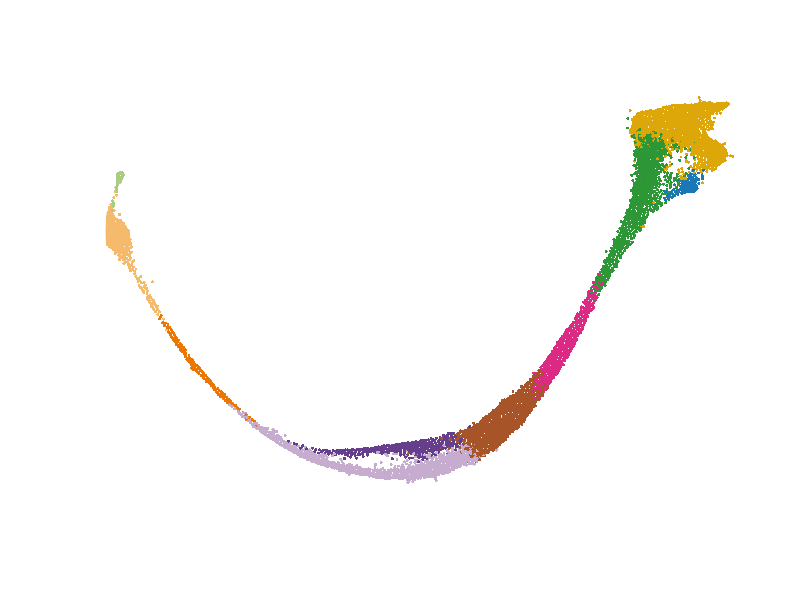
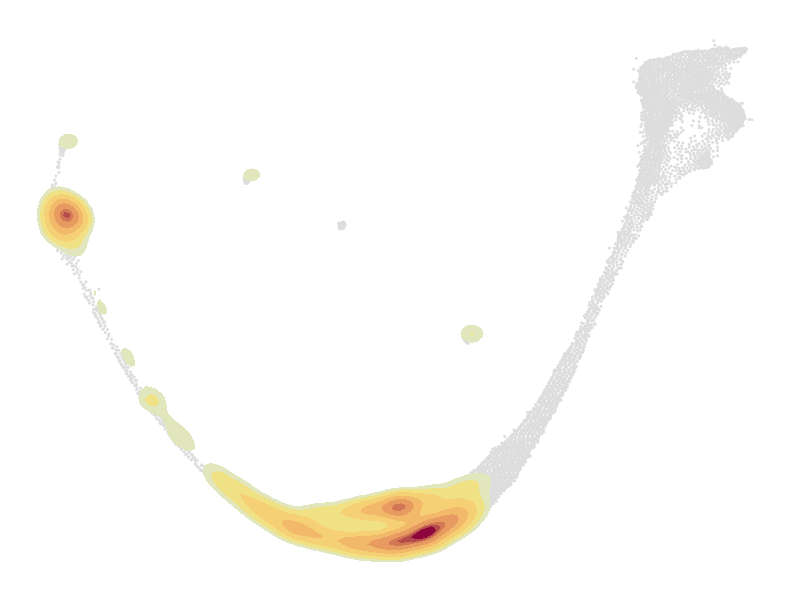
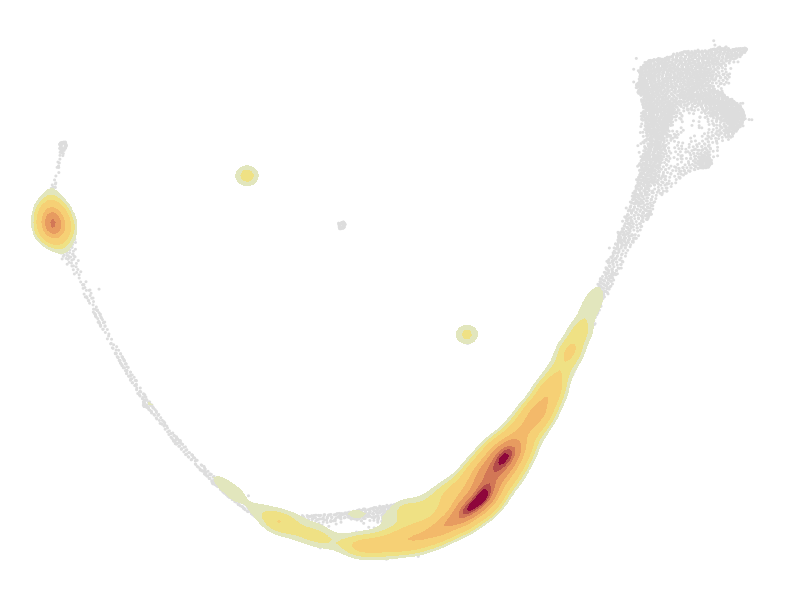
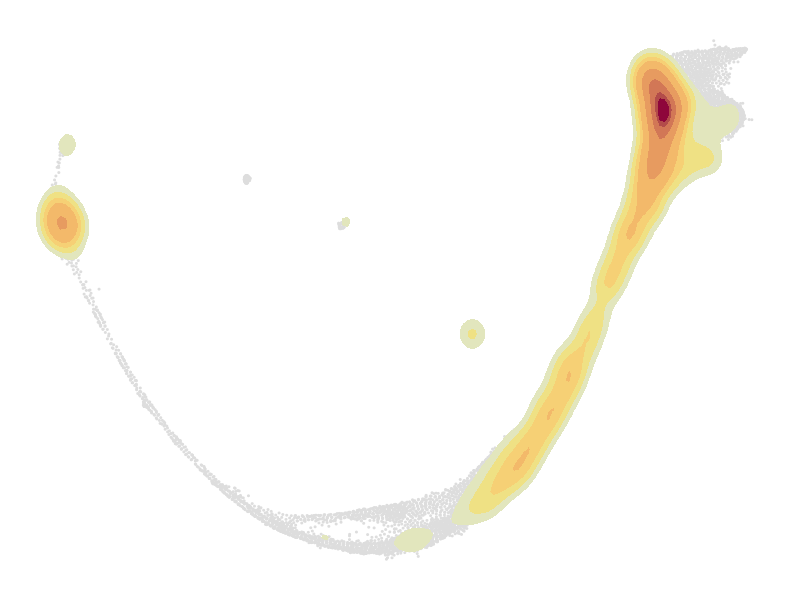
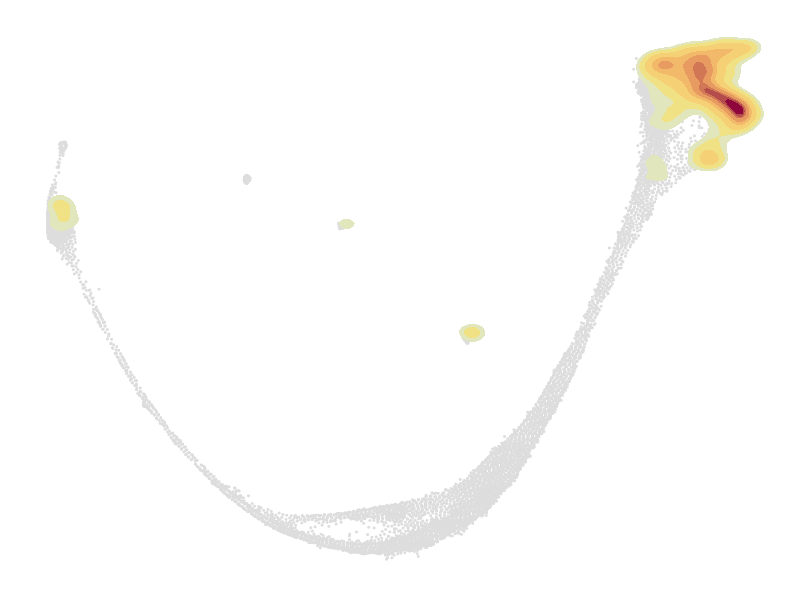

Recreate these plots in R, in order.
# Cluster and  density plots over KMNN graphs 
#
# input: 
#   data/06_DS1gdf_xy.txt: Layout computed using the ForceLayout2 algorithm in Gephi
#
# output:
#  data/06_DS1_MKNN_partition.pdf
#  data_figs/06_DS1_MKNN_cohort_*_.pdf

options(bitmapType = 'cairo')



# (0) Load data ----
data <- read.csv('data_aux/06_DS1gdf_xy.txt',header=TRUE,sep="\t")

yfactor <- 0.5
bpdf    <- TRUE

# (1) Clusters ----
# (1.1) Define custom colors
natCol <- c("F5BA6C","EB7604","C6ADCF","663E8E","A75528","DC2A85","2E9737","DEA709","1B77B5","AACC83","8FCCC4","A2C8DC","F8F4B5")
natCol <- paste0("#",natCol)
names(natCol)<- c("RGL","NPC","NB1","NB2","GCimm1","GCimm2","GCyoung","GCmat1","GCmat2","Astro","OPC","Oligo","Peri")

# (1.2) Select main path  
ipoints <- data$cluster %in% c("NB2","NB1","GCimm1","GCmat1","RGL","NPC","Astro","GCyoung","GCimm2","GCmat2")
df      <- cbind(x=data$x,y=data$y*yfactor,cluster=data$cluster)[ipoints,]

ccol  <- natCol[df[,'cluster']]
ccol1 <- paste0(ccol,"0D")
ccol2 <- ccol
ccol3 <- paste0(ccol,'0D')

if(bpdf) pdf(file='data_figs/06_DS1_MKNN_partition.pdf',width=7,height=7*748/996,compress=TRUE)
plot(df[,1],df[,2],pch=21,cex=.4,
     xlab="",ylab="",axes=FALSE,
     bg=ccol2,col=ccol3,lwd=.2)
if(bpdf)dev.off()


# (2) Cohorts   Kernel density estimators ----
library(ks)
week <- c("1w","2w","4w","8w")

w <- unlist(lapply(strsplit(rownames(data),"_"),function(x){x[2]}))
data$week <- w

layout(matrix(1:4,2,2,byrow=TRUE))
for(i in seq_along(week)){
  fname   <- paste0('data_figs/06_DS1_MKNN_cohort_',week[i],'.pdf')
  
  if(bpdf)pdf(file=fname,width=7,height=7*748/996)#650/1200,compress=TRUE)
  
  ccol    <- rep("#999999",nrow(data))
  ipoints <- which(data$week%in%week[i])
  df <- cbind(x=data$x,y=data$y)[ipoints,]
  
  H    <- Hpi.diag(x=df)
  fhat <- kde(x=df, H=H)
  
  par(bty='n')
  par(mar=c(1,1,1,1))
  plot(data$x,data$y,pch=20,cex=.4,col="#DDDDDD",xlab="",ylab="",axes=FALSE)
  plot(fhat, display="filled.contour",add=TRUE,alpha=1,cont=c(5,10,20,40,60,80,90,95),frame=FALSE)
  if(bpdf)dev.off()
  
}
